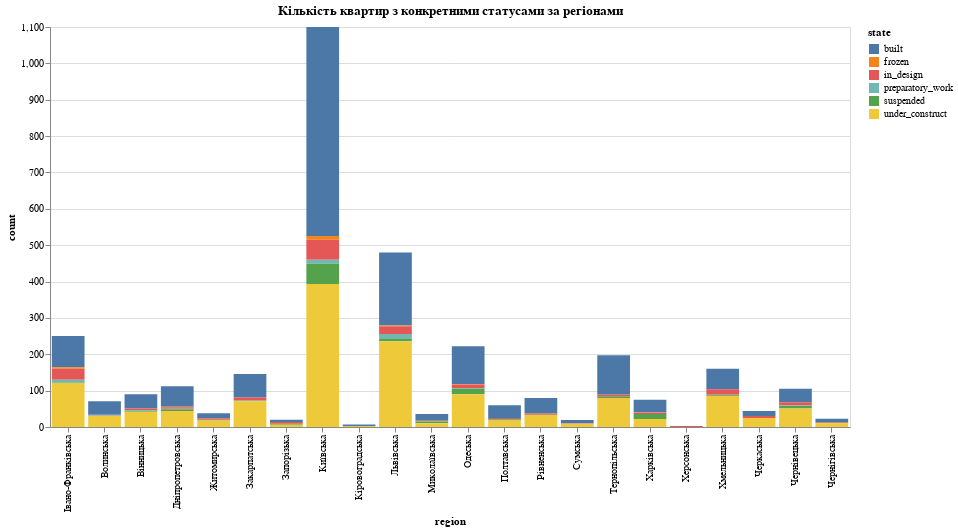

The cell this chart's notebook holds for it:
### Code cell
# Створюємо на основі другого датасету графік
chart2 = alt.Chart(grouped_data_2).mark_bar().encode(
    x='region:N',
    y='count:Q',
    color='state:N',  
    tooltip=['region', 'state', 'count']
).properties(
    title='Кількість квартир з конкретними статусами за регіонами',
    width=800,  
    height=400  
)

chart2

### Figure 1 — Vega-Lite specification as saved in the notebook (floating-point values rounded to 4 significant figures)
{"config": {"view": {"continuousWidth": 300, "continuousHeight": 300}}, "data": {"name": "data-df6e6de8217c29e240ab9be2e39fa65a"}, "mark": {"type": "bar"}, "encoding": {"color": {"field": "state", "type": "nominal"}, "tooltip": [{"field": "region", "type": "nominal"}, {"field": "state", "type": "nominal"}, {"field": "count", "type": "quantitative"}], "x": {"field": "region", "type": "nominal"}, "y": {"field": "count", "type": "quantitative"}}, "height": 400, "title": "Кількість квартир з конкретними статусами за регіонами", "width": 800, "$schema": "https://vega.github.io/schema/vega-lite/v5.17.0.json", "datasets": {"data-df6e6de8217c29e240ab9be2e39fa65a": [{"region": "Івано-Франківська", "state": "built", "count": 86}, {"region": "Івано-Франківська", "state": "frozen", "count": 4}, {"region": "Івано-Франківська", "state": "in_design", "count": 30}, {"region": "Івано-Франківська", "state": "preparatory_work", "count": 8}, {"region": "Івано-Франківська", "state": "suspended", "count": 1}, {"region": "Івано-Франківська", "state": "under_construct", "count": 121}, {"region": "Волинська", "state": "built", "count": 37}, {"region": "Волинська", "state": "in_design", "count": 2}, {"region": "Волинська", "state": "preparatory_work", "count": 2}, {"region": "Волинська", "state": "under_construct", "count": 30}, {"region": "Вінницька", "state": "built", "count": 39}, {"region": "Вінницька", "state": "in_design", "count": 4}, {"region": "Вінницька", "state": "preparatory_work", "count": 2}, {"region": "Вінницька", "state": "suspended", "count": 3}, {"region": "Вінницька", "state": "under_construct", "count": 42}, {"region": "Дніпропетровська", "state": "built", "count": 56}, {"region": "Дніпропетровська", "state": "frozen", "count": 2}, {"region": "Дніпропетровська", "state": "in_design", "count": 4}, {"region": "Дніпропетровська", "state": "preparatory_work", "count": 1}, {"region": "Дніпропетровська", "state": "suspended", "count": 5}, {"region": "Дніпропетровська", "state": "under_construct", "count": 44}, {"region": "Житомирська", "state": "built", "count": 14}, {"region": "Житомирська", "state": "in_design", "count": 4}, {"region": "Житомирська", "state": "suspended", "count": 2}, {"region": "Житомирська", "state": "under_construct", "count": 18}, {"region": "Закарпатська", "state": "built", "count": 65}, {"region": "Закарпатська", "state": "in_design", "count": 8}, {"region": "Закарпатська", "state": "preparatory_work", "count": 1}, {"region": "Закарпатська", "state": "suspended", "count": 1}, {"region": "Закарпатська", "state": "under_construct", "count": 71}, {"region": "Запорізька", "state": "built", "count": 6}, {"region": "Запорізька", "state": "in_design", "count": 5}, {"region": "Запорізька", "state": "suspended", "count": 3}, {"region": "Запорізька", "state": "under_construct", "count": 6}, {"region": "Київська", "state": "built", "count": 575}, {"region": "Київська", "state": "frozen", "count": 10}, {"region": "Київська", "state": "in_design", "count": 55}, {"region": "Київська", "state": "preparatory_work", "count": 11}, {"region": "Київська", "state": "suspended", "count": 56}, {"region": "Київська", "state": "under_construct", "count": 393}, {"region": "Кіровоградська", "state": "built", "count": 4}, {"region": "Кіровоградська", "state": "under_construct", "count": 3}, {"region": "Львівська", "state": "built", "count": 201}, {"region": "Львівська", "state": "frozen", "count": 2}, {"region": "Львівська", "state": "in_design", "count": 21}, {"region": "Львівська", "state": "preparatory_work", "count": 14}, {"region": "Львівська", "state": "suspended", "count": 6}, {"region": "Львівська", "state": "under_construct", "count": 236}, {"region": "Миколаївська", "state": "built", "count": 19}, {"region": "Миколаївська", "state": "frozen", "count": 1}, {"region": "Миколаївська", "state": "in_design", "count": 1}, {"region": "Миколаївська", "state": "suspended", "count": 5}, {"region": "Миколаївська", "state": "under_construct", "count": 10}, {"region": "Одеська", "state": "built", "count": 104}, {"region": "Одеська", "state": "frozen", "count": 1}, {"region": "Одеська", "state": "in_design", "count": 10}, {"region": "Одеська", "state": "preparatory_work", "count": 2}, {"region": "Одеська", "state": "suspended", "count": 15}, {"region": "Одеська", "state": "under_construct", "count": 90}, {"region": "Полтавська", "state": "built", "count": 35}, {"region": "Полтавська", "state": "in_design", "count": 3}, {"region": "Полтавська", "state": "preparatory_work", "count": 1}, {"region": "Полтавська", "state": "suspended", "count": 3}, {"region": "Полтавська", "state": "under_construct", "count": 18}, {"region": "Рівненська", "state": "built", "count": 43}, {"region": "Рівненська", "state": "in_design", "count": 3}, {"region": "Рівненська", "state": "suspended", "count": 1}, {"region": "Рівненська", "state": "under_construct", "count": 33}, {"region": "Сумська", "state": "built", "count": 9}, {"region": "Сумська", "state": "in_design", "count": 1}, {"region": "Сумська", "state": "under_construct", "count": 9}, {"region": "Тернопільська", "state": "built", "count": 108}, {"region": "Тернопільська", "state": "frozen", "count": 1}, {"region": "Тернопільська", "state": "in_design", "count": 5}, {"region": "Тернопільська", "state": "suspended", "count": 3}, {"region": "Тернопільська", "state": "under_construct", "count": 80}, {"region": "Харківська", "state": "built", "count": 35}, {"region": "Харківська", "state": "frozen", "count": 1}, {"region": "Харківська", "state": "in_design", "count": 3}, {"region": "Харківська", "state": "suspended", "count": 14}, {"region": "Харківська", "state": "under_construct", "count": 22}, {"region": "Херсонська", "state": "in_design", "count": 3}, {"region": "Хмельницька", "state": "built", "count": 56}, {"region": "Хмельницька", "state": "in_design", "count": 15}, {"region": "Хмельницька", "state": "preparatory_work", "count": 2}, {"region": "Хмельницька", "state": "suspended", "count": 2}, {"region": "Хмельницька", "state": "under_construct", "count": 85}, {"region": "Черкаська", "state": "built", "count": 14}, {"region": "Черкаська", "state": "in_design", "count": 5}, {"region": "Черкаська", "state": "under_construct", "count": 25}, {"region": "Чернівецька", "state": "built", "count": 37}, {"region": "Чернівецька", "state": "in_design", "count": 9}, {"region": "Чернівецька", "state": "preparatory_work", "count": 1}, {"region": "Чернівецька", "state": "suspended", "count": 7}, {"region": "Чернівецька", "state": "under_construct", "count": 51}, {"region": "Чернігівська", "state": "built", "count": 9}, {"region": "Чернігівська", "state": "in_design", "count": 2}, {"region": "Чернігівська", "state": "suspended", "count": 2}, {"region": "Чернігівська", "state": "under_construct", "count": 10}]}}
